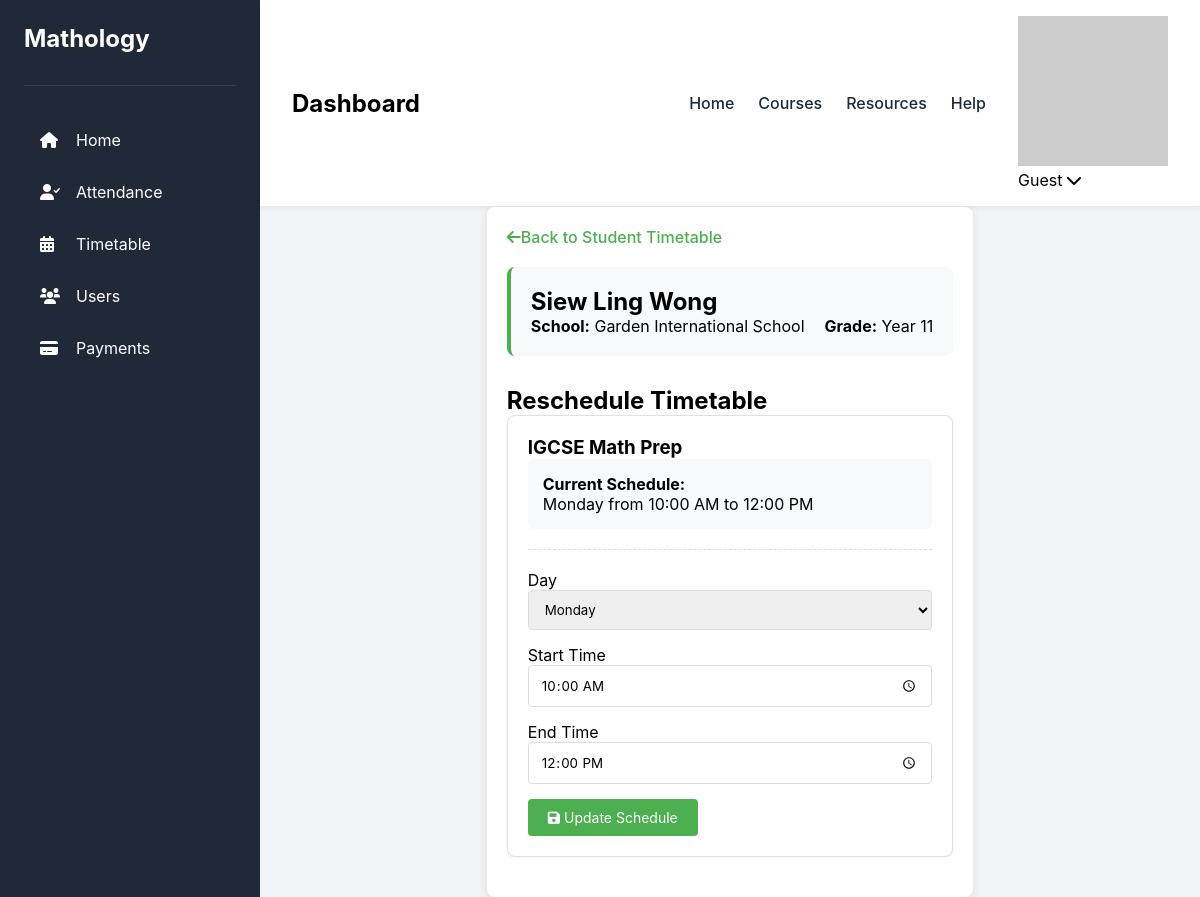
/Pages/admin/timetable_reschedule.php?student_id=6, run on the app's committed database.
### tables this page shows
CREATE TABLE `students` (
  `student_id` int(11) NOT NULL,
  `Last_Name` varchar(50) DEFAULT NULL,
  `First_Name` varchar(50) DEFAULT NULL,
  `Gender` tinyint(1) DEFAULT NULL,
  `DOB` date DEFAULT NULL,
  `School_Syllabus` text DEFAULT NULL,
  `School_Intake` tinyint(1) DEFAULT NULL,
  `Current_School_Grade` text DEFAULT NULL,
  `School` varchar(100) DEFAULT NULL,
  `Mathology_Level` text DEFAULT NULL,
  `enrollment_date` date DEFAULT NULL,
  `status` enum('active','inactive','graduated') DEFAULT 'active'
);

CREATE TABLE `student_timetable` (
  `id` int(11) NOT NULL,
  `course` varchar(100) NOT NULL,
  `day` varchar(10) NOT NULL,
  `start_time` time NOT NULL,
  `end_time` time NOT NULL,
  `approved_at` timestamp NOT NULL DEFAULT current_timestamp(),
  `status` enum('active','cancelled') DEFAULT 'active',
  `student_course_id` int(11) NOT NULL
);

CREATE TABLE `courses` (
  `course_id` int(11) NOT NULL,
  `course_name` varchar(100) NOT NULL,
  `description` text DEFAULT NULL,
  `level` varchar(50) DEFAULT NULL,
  `created_at` timestamp NOT NULL DEFAULT current_timestamp()
);

### Pages/admin/timetable_reschedule.php (the view, shortened to what this page needs)
<?php
require_once 'setting.php';
$student = null;
$current_timetable = null;
$student_id = null;
if (isset($_GET['student_id'])) {
    $student_id = (int)$_GET['student_id'];
    $student_result = $conn->query("SELECT * FROM Students WHERE student_id = $student_id");
    if ($student_result && $student_result->num_rows > 0) {
        $student = $student_result->fetch_assoc();
        $current_timetable = $conn->query("
            SELECT t.*, c.course_name
            FROM student_timetable t
            JOIN student_courses sc ON t.student_course_id = sc.student_course_id
            JOIN courses c ON sc.course_id = c.course_id
            WHERE sc.student_id = $student_id
            ORDER BY FIELD(t.day, 'Monday', 'Tuesday', 'Wednesday', 'Thursday', 'Friday'), t.start_time
        ");
    } else {
        $_SESSION['error'] = "Student not found";
        header("Location: timetable_approve.php");
        exit();
    }
} else {
    $_SESSION['error'] = "Student ID is required";
    header("Location: timetable_approve.php");
    exit();
}
?>
<!DOCTYPE html>
<html lang="en">
<head>
    <link rel="stylesheet" href="../styles/common.css">
    <link rel="stylesheet" href="../styles/timtable.css">
    <link rel="stylesheet" href="https://cdnjs.cloudflare.com/ajax/libs/font-awesome/6.0.0/css/all.min.css">
</head>
<body>
    <div class="dashboard-container">
        <?php require("Aside_Nav.php"); ?>
        <main class="main-content">
            <?php require("Top_Nav_Bar.php"); ?>
            <div class="reschedule-container">
                <a href="timetable_approve.php?student_id=<?= $student_id ?>" class="back-link">
                    <i class="fas fa-arrow-left"></i> Back to Student Timetable
                </a>
                <div class="student-info">
                    <h2><?= htmlspecialchars($student['First_Name'] . ' ' . $student['Last_Name']) ?></h2>
                    <div style="display: flex; gap: 20px;">
                        <div><strong>School:</strong> <?= htmlspecialchars($student['School']) ?></div>
                        <div><strong>Grade:</strong> <?= htmlspecialchars($student['Current_School_Grade']) ?></div>
                    </div>
                </div>
                <h2>Reschedule Timetable</h2>
                <?php if ($current_timetable && $current_timetable->num_rows > 0): ?>
                    <?php while ($entry = $current_timetable->fetch_assoc()): ?>
                        <div class="timetable-card">
                            <h3><?= htmlspecialchars($entry['course_name']) ?></h3>
                            <div class="current-schedule">
                                <p><strong>Current Schedule:</strong></p>
                                <p><?= htmlspecialchars($entry['day']) ?> from
                                <?= date('h:i A', strtotime($entry['start_time'])) ?> to
                                <?= date('h:i A', strtotime($entry['end_time'])) ?></p>
                            </div>
                            <div class="reschedule-form">
                                <form method="POST" action="timetable_reschedule.php?student_id=<?= $student_id ?>">
                                    <div class="form-group">
                                        <label>Day</label>
                                        <select name="day" class="form-control" required>
                                            <?php foreach (['Monday','Tuesday','Wednesday','Thursday','Friday'] as $day): ?>
                                                <option value="<?= $day ?>" <?= $entry['day'] == $day ? 'selected' : '' ?>>
                                                    <?= $day ?>
                                                </option>
                                            <?php endforeach; ?>
                                        </select>
                                    </div>
                                    <div class="form-group">
                                        <label>Start Time</label>
                                        <input type="time" name="start_time" class="form-control"
                                               value="<?= date('H:i', strtotime($entry['start_time'])) ?>" required>
                                    </div>
                                    <div class="form-group">
                                        <label>End Time</label>
                                        <input type="time" name="end_time" class="form-control"
                                               value="<?= date('H:i', strtotime($entry['end_time'])) ?>" required>
                                    </div>
                                    <button type="submit" name="reschedule" class="btn btn-primary">
                                        <i class="fas fa-save"></i> Update Schedule
                                    </button>
                                </form>
                            </div>
                        </div>
                    <?php endwhile; ?>
                <?php else: ?>
                    <div class="alert alert-info">
                        No timetable entries found for this student.
                    </div>
                <?php endif; ?>
            </div>
        </main>
    </div>
</body>
</html>

### Styles/common.css (style rules this page uses)
:root { --primary-color: #4f46e5; --secondary-color: #818cf8; --background-color: #f3f4f6; --sidebar-color: #1f2937; --text-color: #1f2937; --text-light: #6b7280; --border-color: #e5e7eb; --white: #ffffff; --event-color-1: #fef3c7; --event-color-2: #dcfce7; --event-color-3: #dbeafe; --transition-speed: 0.3s; }
* { margin: 0; padding: 0; box-sizing: border-box; font-family: 'Inter', sans-serif; }
.dashboard-container { display: flex; min-height: 100vh; }
.main-content { flex: 1; background-color: var(--background-color); display: flex; flex-direction: column; }

### Pages/admin/timetable_reschedule.php (style rules this page uses)
.reschedule-container { max-width: 1200px; margin: 0 auto; padding: 20px; background: white; border-radius: 8px; box-shadow: 0 2px 10px rgba(0,0,0,0.1); }
.back-link { display: inline-flex; align-items: center; margin-bottom: 20px; color: #4CAF50; text-decoration: none; font-weight: 500; }
.student-info { background: #f8f9fa; padding: 20px; border-radius: 8px; margin-bottom: 30px; border-left: 4px solid #4CAF50; }
.timetable-card { background: white; border: 1px solid #e0e0e0; border-radius: 8px; padding: 20px; margin-bottom: 20px; box-shadow: 0 1px 3px rgba(0,0,0,0.05); }
.current-schedule { background-color: #f8f9fa; padding: 15px; border-radius: 6px; margin-bottom: 15px; }
.reschedule-form { margin-top: 20px; padding-top: 20px; border-top: 1px dashed #ddd; }
.form-group { margin-bottom: 15px; }
.form-control { width: 100%; padding: 10px 12px; border: 1px solid #ddd; border-radius: 4px; }
.btn { padding: 10px 20px; border: none; border-radius: 4px; font-size: 14px; cursor: pointer; }
.btn-primary { background-color: #4CAF50; color: white; }

### data on the page
students: First_Name+Last_Name "Siew Ling Wong", School "Garden International School", Current_School_Grade "Year 11"
student_timetable: courses.course_name "IGCSE Math Prep", day "Monday", start_time "10:00 AM", end_time "12:00 PM", start_time "10:00", end_time "12:00"

### other printed values
$userName "Guest"
